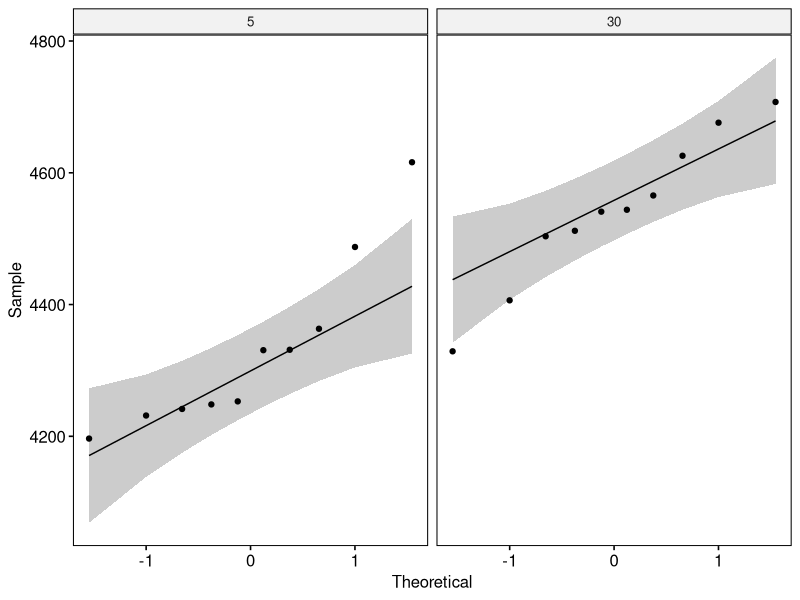
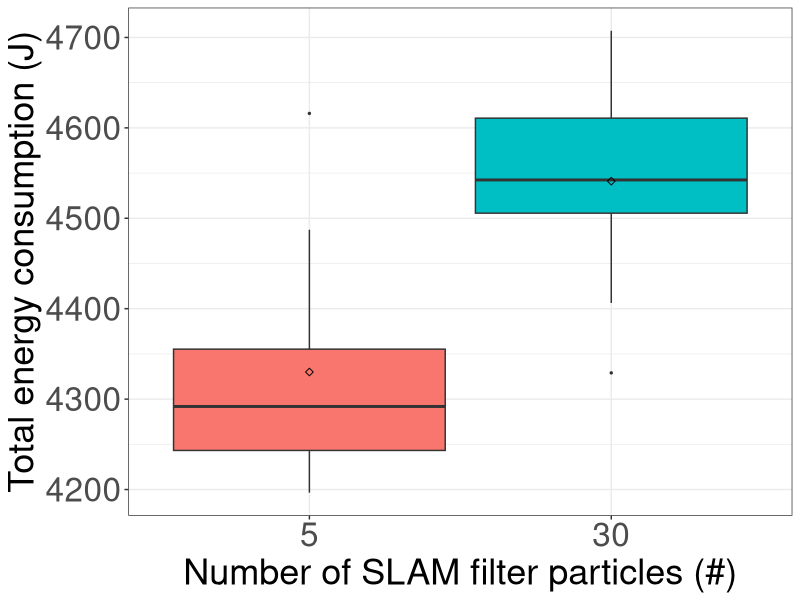

Here is the R script that generated these plots, in order:
## ---- chunk 1
if (!require('tidyverse')) install.packages('tidyverse', dependencies = TRUE); library('tidyverse')
if (!require('ggpubr')) install.packages('ggpubr', dependencies = TRUE); library('ggpubr')
if (!require('rstatix')) install.packages('rstatix', dependencies = TRUE); library('rstatix')
if (!require('ggplot2')) install.packages('ggplot2', dependencies = TRUE); library('ggplot2')
## ---- chunk 2
data <- read.csv(file = '../../raw_data/test_particles/run_table.csv')
data <- subset(data, select = c(X__run_id, particles, energy_J))
data$particles <- as.factor(data$particles)
data$energy_J <- as.numeric(data$energy_J)
## ---- chunk 3
data %>%
  group_by(particles) %>%
  get_summary_stats(energy_J, type = "mean_sd")
## ---- chunk 4
pdf(file = "../../figures/particles_effect/energy.pdf")

ggplot(data, aes(x = particles, y = energy_J, fill = particles)) +
  theme_bw() + 
  geom_boxplot(width = 0.9, outlier.size = 0.5) + 
  stat_summary(fun = mean, color = 'black', geom = 'point', shape = 5, size = 1.5) +
  labs(x = "Number of SLAM filter particles (#)", y = "Total energy consumption (J)") +
  theme(legend.position = 'none') +
  theme(
    axis.title.x = element_text(size = 26, family = 'sans'),
    axis.title.y = element_text(size = 26, family = 'sans'),
    axis.text.x = element_text(size = 24, family = 'sans'),
    axis.text.y = element_text(size = 24, family = 'sans')
  )

dev.off()
## ---- chunk 5
data %>% 
  group_by(particles) %>%
  identify_outliers(energy_J)
## ---- chunk 6
ggqqplot(data, x = "energy_J", facet.by = "particles")
## ---- chunk 7
data %>%
  group_by(particles) %>%
  shapiro_test(energy_J)
## ---- chunk 8
data %>%
  t_test(energy_J ~ particles) %>%
  add_significance()
## ---- chunk 9
data %>%
  cohens_d(energy_J ~ particles)
